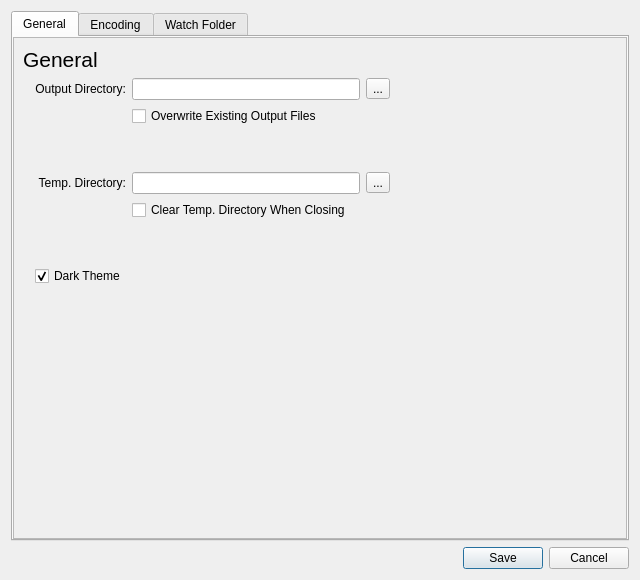
<?xml version="1.0" encoding="UTF-8"?>
<ui version="4.0">
 <class>SettingsDialog</class>
 <widget class="QDialog" name="SettingsDialog">
  <property name="windowModality">
   <enum>Qt::ApplicationModal</enum>
  </property>
  <property name="geometry">
   <rect>
    <x>0</x>
    <y>0</y>
    <width>640</width>
    <height>580</height>
   </rect>
  </property>
  <property name="windowTitle">
   <string>Render Watch Settings</string>
  </property>
  <property name="windowIcon">
   <iconset>
    <normaloff>rw_64.png</normaloff>rw_64.png</iconset>
  </property>
  <property name="modal">
   <bool>true</bool>
  </property>
  <layout class="QVBoxLayout" name="verticalLayout">
   <item>
    <widget class="QTabWidget" name="tabWidget">
     <property name="currentIndex">
      <number>0</number>
     </property>
     <widget class="QWidget" name="general">
      <attribute name="title">
       <string>General</string>
      </attribute>
      <layout class="QGridLayout" name="gridLayout_2">
       <property name="leftMargin">
        <number>0</number>
       </property>
       <property name="topMargin">
        <number>0</number>
       </property>
       <property name="rightMargin">
        <number>0</number>
       </property>
       <property name="bottomMargin">
        <number>0</number>
       </property>
       <item row="0" column="0">
        <widget class="QScrollArea" name="scrollArea">
         <property name="frameShadow">
          <enum>QFrame::Plain</enum>
         </property>
         <property name="widgetResizable">
          <bool>true</bool>
         </property>
         <widget class="QWidget" name="scrollAreaWidgetContents">
          <property name="geometry">
           <rect>
            <x>0</x>
            <y>0</y>
            <width>616</width>
            <height>488</height>
           </rect>
          </property>
          <layout class="QVBoxLayout" name="verticalLayout_2">
           <item>
            <widget class="QLabel" name="label">
             <property name="font">
              <font>
               <pointsize>16</pointsize>
              </font>
             </property>
             <property name="text">
              <string>General</string>
             </property>
            </widget>
           </item>
           <item>
            <layout class="QGridLayout" name="gridLayout">
             <property name="leftMargin">
              <number>12</number>
             </property>
             <item row="3" column="0">
              <widget class="QLabel" name="label_3">
               <property name="text">
                <string>Temp. Directory:</string>
               </property>
               <property name="alignment">
                <set>Qt::AlignRight|Qt::AlignTrailing|Qt::AlignVCenter</set>
               </property>
              </widget>
             </item>
             <item row="0" column="0">
              <widget class="QLabel" name="label_2">
               <property name="text">
                <string>Output Directory:</string>
               </property>
               <property name="alignment">
                <set>Qt::AlignRight|Qt::AlignTrailing|Qt::AlignVCenter</set>
               </property>
              </widget>
             </item>
             <item row="0" column="1">
              <layout class="QHBoxLayout" name="horizontalLayout_2">
               <property name="leftMargin">
                <number>0</number>
               </property>
               <item>
                <widget class="QLineEdit" name="output_dir_line_edit">
                 <property name="readOnly">
                  <bool>true</bool>
                 </property>
                </widget>
               </item>
               <item>
                <widget class="QToolButton" name="output_dir_chooser_button">
                 <property name="text">
                  <string>...</string>
                 </property>
                 <property name="icon">
                  <iconset theme="document-open">
                   <normaloff>.</normaloff>.</iconset>
                 </property>
                </widget>
               </item>
               <item>
                <spacer name="horizontalSpacer_3">
                 <property name="orientation">
                  <enum>Qt::Horizontal</enum>
                 </property>
                 <property name="sizeHint" stdset="0">
                  <size>
                   <width>40</width>
                   <height>20</height>
                  </size>
                 </property>
                </spacer>
               </item>
              </layout>
             </item>
             <item row="2" column="0" colspan="2">
              <spacer name="verticalSpacer">
               <property name="orientation">
                <enum>Qt::Vertical</enum>
               </property>
               <property name="sizeType">
                <enum>QSizePolicy::Fixed</enum>
               </property>
               <property name="sizeHint" stdset="0">
                <size>
                 <width>20</width>
                 <height>40</height>
                </size>
               </property>
              </spacer>
             </item>
             <item row="3" column="1">
              <layout class="QHBoxLayout" name="horizontalLayout">
               <item>
                <widget class="QLineEdit" name="temp_dir_line_edit"/>
               </item>
               <item>
                <widget class="QToolButton" name="temp_dir_chooser_button">
                 <property name="text">
                  <string>...</string>
                 </property>
                 <property name="icon">
                  <iconset theme="document-open">
                   <normaloff>.</normaloff>.</iconset>
                 </property>
                </widget>
               </item>
               <item>
                <spacer name="horizontalSpacer_2">
                 <property name="orientation">
                  <enum>Qt::Horizontal</enum>
                 </property>
                 <property name="sizeHint" stdset="0">
                  <size>
                   <width>40</width>
                   <height>20</height>
                  </size>
                 </property>
                </spacer>
               </item>
              </layout>
             </item>
             <item row="1" column="1">
              <widget class="QCheckBox" name="overwrite_existing_outputs_checkbox">
               <property name="text">
                <string>Overwrite Existing Output Files</string>
               </property>
              </widget>
             </item>
             <item row="4" column="1">
              <widget class="QCheckBox" name="clear_temp_dir_checkbox">
               <property name="text">
                <string>Clear Temp. Directory When Closing</string>
               </property>
              </widget>
             </item>
             <item row="5" column="0" colspan="2">
              <spacer name="verticalSpacer_2">
               <property name="orientation">
                <enum>Qt::Vertical</enum>
               </property>
               <property name="sizeType">
                <enum>QSizePolicy::Fixed</enum>
               </property>
               <property name="sizeHint" stdset="0">
                <size>
                 <width>20</width>
                 <height>40</height>
                </size>
               </property>
              </spacer>
             </item>
             <item row="7" column="0" colspan="2">
              <spacer name="verticalSpacer_3">
               <property name="orientation">
                <enum>Qt::Vertical</enum>
               </property>
               <property name="sizeHint" stdset="0">
                <size>
                 <width>20</width>
                 <height>40</height>
                </size>
               </property>
              </spacer>
             </item>
             <item row="6" column="0" colspan="2">
              <widget class="QCheckBox" name="dark_theme_checkbox">
               <property name="layoutDirection">
                <enum>Qt::LeftToRight</enum>
               </property>
               <property name="text">
                <string>Dark Theme</string>
               </property>
               <property name="checked">
                <bool>true</bool>
               </property>
              </widget>
             </item>
            </layout>
           </item>
          </layout>
         </widget>
        </widget>
       </item>
      </layout>
     </widget>
     <widget class="QWidget" name="encoding">
      <attribute name="title">
       <string>Encoding</string>
      </attribute>
      <layout class="QGridLayout" name="gridLayout_4">
       <property name="leftMargin">
        <number>0</number>
       </property>
       <property name="topMargin">
        <number>0</number>
       </property>
       <property name="rightMargin">
        <number>0</number>
       </property>
       <property name="bottomMargin">
        <number>0</number>
       </property>
       <item row="0" column="0">
        <widget class="QScrollArea" name="scrollArea_2">
         <property name="frameShadow">
          <enum>QFrame::Plain</enum>
         </property>
         <property name="widgetResizable">
          <bool>true</bool>
         </property>
         <widget class="QWidget" name="scrollAreaWidgetContents_2">
          <property name="geometry">
           <rect>
            <x>0</x>
            <y>0</y>
            <width>616</width>
            <height>488</height>
           </rect>
          </property>
          <layout class="QVBoxLayout" name="verticalLayout_3">
           <item>
            <widget class="QLabel" name="label_6">
             <property name="font">
              <font>
               <pointsize>16</pointsize>
              </font>
             </property>
             <property name="text">
              <string>Encoding</string>
             </property>
            </widget>
           </item>
           <item>
            <layout class="QVBoxLayout" name="verticalLayout_4">
             <property name="leftMargin">
              <number>12</number>
             </property>
             <item>
              <widget class="QLabel" name="label_4">
               <property name="text">
                <string>Parallel Encoding:</string>
               </property>
              </widget>
             </item>
             <item>
              <widget class="QListWidget" name="per_codec_list"/>
             </item>
             <item>
              <spacer name="verticalSpacer_4">
               <property name="orientation">
                <enum>Qt::Vertical</enum>
               </property>
               <property name="sizeType">
                <enum>QSizePolicy::Fixed</enum>
               </property>
               <property name="sizeHint" stdset="0">
                <size>
                 <width>20</width>
                 <height>40</height>
                </size>
               </property>
              </spacer>
             </item>
             <item>
              <layout class="QGridLayout" name="gridLayout_3">
               <item row="0" column="0">
                <widget class="QCheckBox" name="parallel_nvenc_checkbox">
                 <property name="layoutDirection">
                  <enum>Qt::LeftToRight</enum>
                 </property>
                 <property name="text">
                  <string>Parallel NVENC Encoding</string>
                 </property>
                 <property name="checked">
                  <bool>true</bool>
                 </property>
                </widget>
               </item>
               <item row="1" column="0">
                <widget class="QLabel" name="label_5">
                 <property name="layoutDirection">
                  <enum>Qt::LeftToRight</enum>
                 </property>
                 <property name="text">
                  <string>Parallel NVENC Tasks:</string>
                 </property>
                 <property name="alignment">
                  <set>Qt::AlignRight|Qt::AlignTrailing|Qt::AlignVCenter</set>
                 </property>
                </widget>
               </item>
               <item row="1" column="1">
                <layout class="QHBoxLayout" name="horizontalLayout_3">
                 <item>
                  <widget class="QSpinBox" name="parallel_nvenc_tasks_spinbutton">
                   <property name="minimum">
                    <number>2</number>
                   </property>
                   <property name="maximum">
                    <number>8</number>
                   </property>
                  </widget>
                 </item>
                 <item>
                  <spacer name="horizontalSpacer">
                   <property name="orientation">
                    <enum>Qt::Horizontal</enum>
                   </property>
                   <property name="sizeType">
                    <enum>QSizePolicy::MinimumExpanding</enum>
                   </property>
                   <property name="sizeHint" stdset="0">
                    <size>
                     <width>40</width>
                     <height>20</height>
                    </size>
                   </property>
                  </spacer>
                 </item>
                </layout>
               </item>
              </layout>
             </item>
            </layout>
           </item>
          </layout>
         </widget>
        </widget>
       </item>
      </layout>
     </widget>
     <widget class="QWidget" name="watch_folder">
      <attribute name="title">
       <string>Watch Folder</string>
      </attribute>
      <layout class="QGridLayout" name="gridLayout_7">
       <property name="leftMargin">
        <number>0</number>
       </property>
       <property name="topMargin">
        <number>0</number>
       </property>
       <property name="rightMargin">
        <number>0</number>
       </property>
       <property name="bottomMargin">
        <number>0</number>
       </property>
       <item row="0" column="0">
        <widget class="QScrollArea" name="scrollArea_3">
         <property name="frameShadow">
          <enum>QFrame::Plain</enum>
         </property>
         <property name="widgetResizable">
          <bool>true</bool>
         </property>
         <widget class="QWidget" name="scrollAreaWidgetContents_3">
          <property name="geometry">
           <rect>
            <x>0</x>
            <y>0</y>
            <width>616</width>
            <height>488</height>
           </rect>
          </property>
          <layout class="QGridLayout" name="gridLayout_6">
           <item row="0" column="0">
            <layout class="QVBoxLayout" name="verticalLayout_5">
             <item>
              <widget class="QLabel" name="label_7">
               <property name="font">
                <font>
                 <pointsize>16</pointsize>
                </font>
               </property>
               <property name="text">
                <string>Watch Folder</string>
               </property>
              </widget>
             </item>
             <item>
              <layout class="QGridLayout" name="gridLayout_5">
               <property name="leftMargin">
                <number>12</number>
               </property>
               <item row="0" column="0">
                <widget class="QCheckBox" name="parallel_watch_folders_checkbox">
                 <property name="text">
                  <string>Run Watch Folders in Parallel</string>
                 </property>
                </widget>
               </item>
               <item row="1" column="0">
                <widget class="QCheckBox" name="move_watch_folder_tasks_to_done_checkbox">
                 <property name="text">
                  <string>Move Finished Inputs to a Done Folder</string>
                 </property>
                 <property name="checked">
                  <bool>true</bool>
                 </property>
                </widget>
               </item>
               <item row="2" column="0">
                <widget class="QCheckBox" name="watch_folder_wait_for_tasks_checkbox">
                 <property name="text">
                  <string>Wait For Other Running Tasks</string>
                 </property>
                 <property name="checked">
                  <bool>true</bool>
                 </property>
                </widget>
               </item>
              </layout>
             </item>
             <item>
              <spacer name="verticalSpacer_5">
               <property name="orientation">
                <enum>Qt::Vertical</enum>
               </property>
               <property name="sizeHint" stdset="0">
                <size>
                 <width>20</width>
                 <height>40</height>
                </size>
               </property>
              </spacer>
             </item>
            </layout>
           </item>
          </layout>
         </widget>
        </widget>
       </item>
      </layout>
     </widget>
    </widget>
   </item>
   <item>
    <widget class="QDialogButtonBox" name="settings_dialog_buttonbox">
     <property name="orientation">
      <enum>Qt::Horizontal</enum>
     </property>
     <property name="standardButtons">
      <set>QDialogButtonBox::Cancel|QDialogButtonBox::Save</set>
     </property>
    </widget>
   </item>
  </layout>
 </widget>
 <resources/>
 <connections>
  <connection>
   <sender>settings_dialog_buttonbox</sender>
   <signal>accepted()</signal>
   <receiver>SettingsDialog</receiver>
   <slot>accept()</slot>
   <hints>
    <hint type="sourcelabel">
     <x>248</x>
     <y>254</y>
    </hint>
    <hint type="destinationlabel">
     <x>157</x>
     <y>274</y>
    </hint>
   </hints>
  </connection>
  <connection>
   <sender>settings_dialog_buttonbox</sender>
   <signal>rejected()</signal>
   <receiver>SettingsDialog</receiver>
   <slot>reject()</slot>
   <hints>
    <hint type="sourcelabel">
     <x>316</x>
     <y>260</y>
    </hint>
    <hint type="destinationlabel">
     <x>286</x>
     <y>274</y>
    </hint>
   </hints>
  </connection>
 </connections>
</ui>
